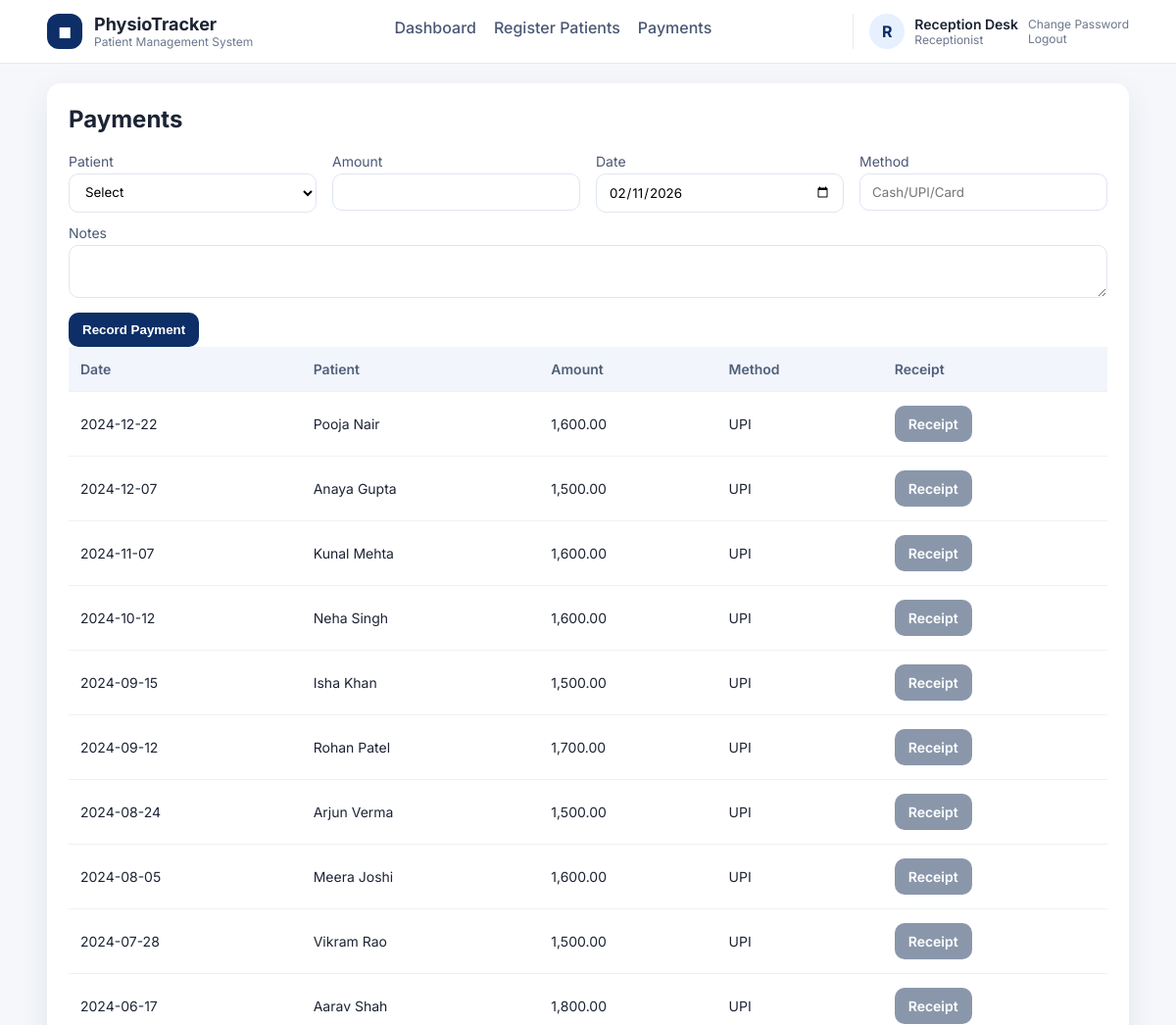
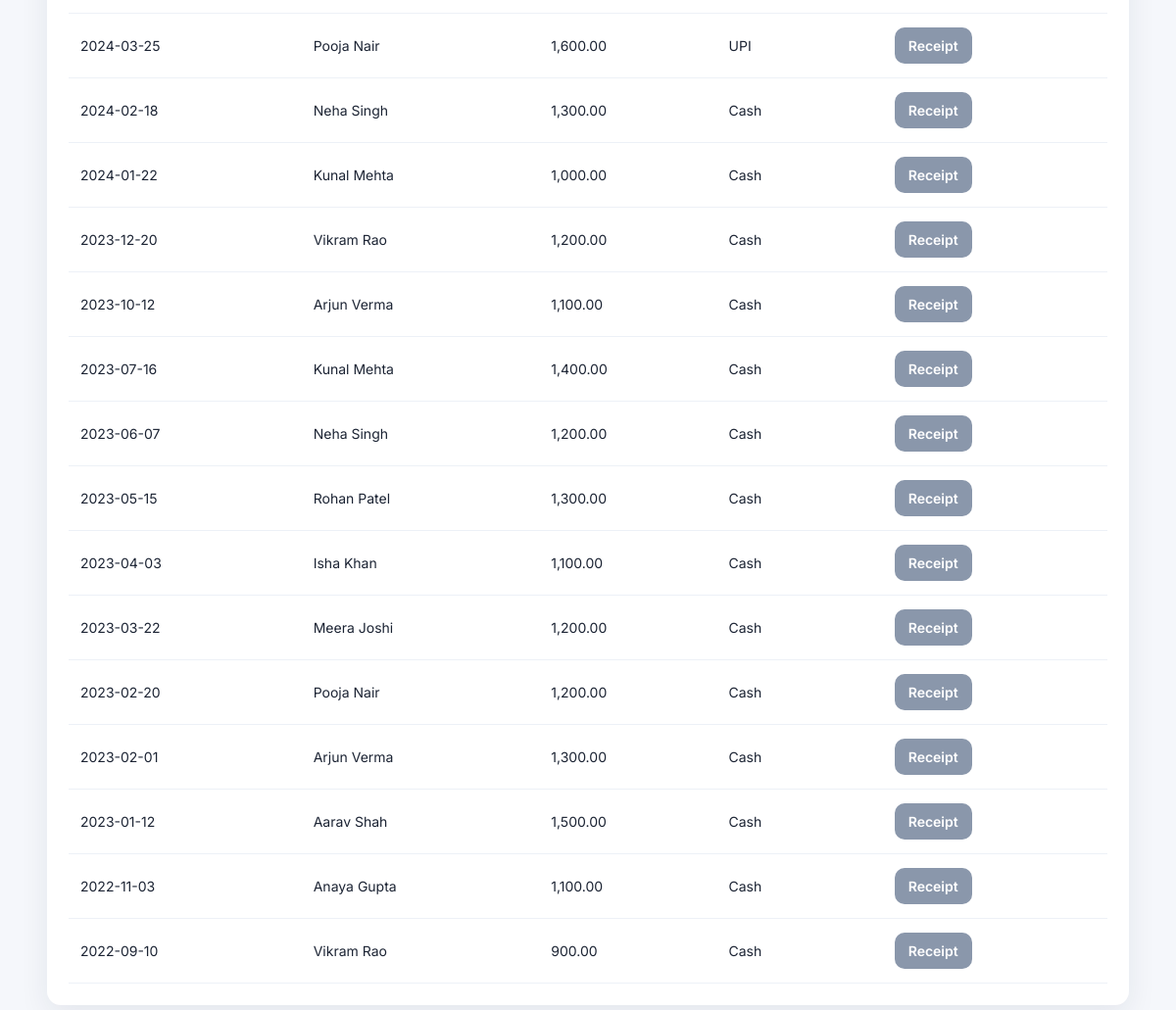
The page /receptionist/payments.php (signed in) on the database its author committed (2 pictures, top to bottom).
### tables this page shows
CREATE TABLE users (
    id INT AUTO_INCREMENT PRIMARY KEY,
    role ENUM('admin_doctor','sub_doctor','receptionist','patient') NOT NULL,
    name VARCHAR(120) NOT NULL,
    email VARCHAR(180) NOT NULL UNIQUE,
    password_hash VARCHAR(255) NOT NULL,
    security_question VARCHAR(255) NOT NULL,
    security_answer_hash VARCHAR(255) NOT NULL,
    active TINYINT(1) NOT NULL DEFAULT 1,
    can_view_reports TINYINT(1) NOT NULL DEFAULT 1,
    created_at TIMESTAMP DEFAULT CURRENT_TIMESTAMP
);

CREATE TABLE payments (
    id INT AUTO_INCREMENT PRIMARY KEY,
    patient_id INT NOT NULL,
    case_id INT NULL,
    amount DECIMAL(10,2) NOT NULL,
    payment_date DATE NOT NULL,
    method VARCHAR(50),
    notes TEXT,
    receipt_no VARCHAR(50),
    created_by INT NULL,
    created_at TIMESTAMP DEFAULT CURRENT_TIMESTAMP,
    FOREIGN KEY (patient_id) REFERENCES patients(id) ON DELETE CASCADE,
    FOREIGN KEY (case_id) REFERENCES patient_cases(id) ON DELETE SET NULL
);

CREATE TABLE patients (
    id INT AUTO_INCREMENT PRIMARY KEY,
    user_id INT NULL,
    first_name VARCHAR(80) NOT NULL,
    last_name VARCHAR(80) NOT NULL,
    age INT NULL,
    gender VARCHAR(20),
    dob DATE NULL,
    occupation VARCHAR(120),
    assessment_date DATE NULL,
    dominance VARCHAR(50),
    condition_duration VARCHAR(100),
    phone VARCHAR(40),
    address VARCHAR(255),
    emergency_contact VARCHAR(120),
    chief_complain TEXT,
    history_present_illness TEXT,
    past_medical_history TEXT,
    surgical_history TEXT,
    family_history TEXT,
    socio_economic_status TEXT,
    observation_built TEXT,
    observation_attitude_limb TEXT,
    observation_posture TEXT,
    observation_deformity TEXT,
    aids_applications TEXT,
    gait TEXT,
    palpation_tenderness TEXT,
    palpation_oedema VARCHAR(50),
    palpation_warmth TEXT,
    palpation_crepitus TEXT,
    examination_rom TEXT,
    muscle_power TEXT,
    muscle_bulk TEXT,
    ligament_instability TEXT,
    pain_type TEXT,
    pain_site TEXT,
    pain_nature TEXT,
    pain_aggravating_factor TEXT,
    pain_relieving_factor TEXT,
    pain_measurement TINYINT NULL,
    gait_assessment TEXT,
    diagnosis TEXT,
    treatment_goals TEXT,
    created_by INT NULL,
    created_at TIMESTAMP DEFAULT CURRENT_TIMESTAMP,
    FOREIGN KEY (user_id) REFERENCES users(id) ON DELETE SET NULL
);

### db.php (called while the page is built, shortened)
<?php
function db(): PDO
{
    static $pdo = null;
    if ($pdo === null) {
        $dsn = 'mysql:host=' . DB_HOST . ';dbname=' . DB_NAME . ';charset=utf8mb4';
        $pdo = new PDO($dsn, DB_USER, DB_PASS, [
            PDO::ATTR_ERRMODE => PDO::ERRMODE_EXCEPTION,
            PDO::ATTR_DEFAULT_FETCH_MODE => PDO::FETCH_ASSOC,
        ]);
    }
    return $pdo;
}

### auth.php (called while the page is built, shortened)
<?php
require_once __DIR__ . '/db.php';
require_once __DIR__ . '/helpers.php';
function current_user(): ?array
{
    $stmt = db()->prepare('SELECT * FROM users WHERE id = ?');
    $stmt->execute([$_SESSION['user_id']]);
    $user = $stmt->fetch();
    return $user ?: null;
}

### helpers.php (called while the page is built, shortened)
<?php
require_once __DIR__ . '/db.php';
function e(string $value): string
{
    return htmlspecialchars($value, ENT_QUOTES, 'UTF-8');
}
function current_date(): string
{
    return date('Y-m-d');
}
function format_money($amount): string
{
    return number_format((float) $amount, 2);
}

### receptionist/payments.php (the view, shortened to what this page needs)
<?php
require_once __DIR__ . '/../auth.php';
require_once __DIR__ . '/../helpers.php';
$pdo = db();
$payments = $pdo->query('
    SELECT pay.*, p.first_name, p.last_name
    FROM payments pay
    JOIN patients p ON p.id = pay.patient_id
    ORDER BY pay.payment_date DESC
')->fetchAll();
require __DIR__ . '/../layout/header.php';
?>
<h2>Payments</h2>
<form method="post">
    <div class="grid">
        <label>Patient
            <select name="patient_id" required>
                <option value="">Select</option>
            </select>
        </label>
        <label>Amount
            <input type="number" step="0.01" name="amount" required>
        </label>
        <label>Date
            <input type="date" name="payment_date" value="<?php echo current_date(); ?>">
        </label>
        <label>Method
            <input name="method" placeholder="Cash/UPI/Card">
        </label>
    </div>
    <label>Notes
        <textarea name="notes" rows="2"></textarea>
    </label>
    <button class="btn" type="submit">Record Payment</button>
</form>
<table>
    <thead><tr><th>Date</th><th>Patient</th><th>Amount</th><th>Method</th><th>Receipt</th></tr></thead>
    <tbody>
    <?php foreach ($payments as $pay): ?>
        <tr>
            <td><?php echo e($pay['payment_date']); ?></td>
            <td><?php echo e($pay['first_name'] . ' ' . $pay['last_name']); ?></td>
            <td><?php echo format_money($pay['amount']); ?></td>
            <td><?php echo e($pay['method']); ?></td>
            <td><a class="btn secondary" href="../receipt.php?id=<?php echo $pay['id']; ?>">Receipt</a></td>
        </tr>
    <?php endforeach; ?>
    </tbody>
</table>
<?php require __DIR__ . '/../layout/footer.php'; ?>

### layout/header.php (shortened to what this page needs)
<?php
require_once __DIR__ . '/../auth.php';
require_once __DIR__ . '/../helpers.php';
$user = current_user();
$role = $user['role'] ?? '';
$menu = [];
if ($user) {
    if ($role === 'admin_doctor') {
        $menu = [
            'Dashboard' => 'admin/dashboard.php',
            'Cases' => 'admin/cases.php',
            'Patients' => 'admin/patients.php',
            'Treatment Plans' => 'admin/treatment_plans.php',
            'Sessions' => 'admin/sessions.php',
            'Payments' => 'admin/payments.php',
            'Users' => 'admin/users.php',
            'Assignments' => 'admin/assignments.php',
        ];
        if ((int) $user['can_view_reports'] === 1) {
            $menu['Reports'] = 'admin/reports.php';
        }
    } elseif ($role === 'sub_doctor') {
        $menu = [
            'Dashboard' => 'subdoctor/dashboard.php',
            'Assigned Patients' => 'subdoctor/patients.php',
            'Session Notes' => 'subdoctor/sessions.php',
        ];
    } elseif ($role === 'receptionist') {
        $menu = [
            'Dashboard' => 'receptionist/dashboard.php',
            'Register Patients' => 'receptionist/patients.php',
            'Payments' => 'receptionist/payments.php',
        ];
    }
}
?>
<!doctype html>
<html>
<head>
    <?php $cssVersion = @filemtime(__DIR__ . '/../assets/style.css') ?: time(); ?>
    <link rel="stylesheet" href="<?php echo BASE_URL; ?>assets/style.css?v=<?php echo $cssVersion; ?>">
</head>
<body>
<header class="site-header">
    <div class="header-inner">
        <div class="brand">
            <div class="brand-mark">◼︎</div>
            <div>
                <div class="brand-title">PhysioTracker</div>
                <div class="brand-subtitle">Patient Management System</div>
            </div>
        </div>
        <nav class="main-nav">
            <?php if ($user): ?>
                <?php foreach ($menu as $label => $path): ?>
                    <a href="<?php echo BASE_URL . $path; ?>"><?php echo e($label); ?></a>
                <?php endforeach; ?>
            <?php else: ?>
                <a href="<?php echo BASE_URL; ?>login.php">Login</a>
            <?php endif; ?>
        </nav>
        <?php if ($user): ?>
            <div class="user-chip">
                <div class="user-avatar"><?php echo e(strtoupper(substr($user['name'], 0, 1))); ?></div>
                <div>
                    <div class="user-name"><?php echo e($user['name']); ?></div>
                    <div class="user-role"><?php echo e(str_replace('_', ' ', $role)); ?></div>
                </div>
                <div class="user-actions">
                    <a href="<?php echo BASE_URL; ?>change_password.php">Change Password</a>
                    <a href="<?php echo BASE_URL; ?>logout.php">Logout</a>
                </div>
            </div>
        <?php endif; ?>
    </div>
</header>
<main class="page">
    <div class="container">

### assets/style.css (style rules this page uses)
:root { --bg: #f5f7fb; --card: #ffffff; --text: #1c2434; --muted: #6b778c; --primary: #0d2e66; --primary-100: #e7f0ff; --border: #e6ebf3; --shadow: 0 10px 30px rgba(23, 36, 58, 0.08); --radius: 14px; }
* { box-sizing: border-box; }
body { font-family: "Inter", Arial, sans-serif; margin: 0; background: var(--bg); color: var(--text); }
a { color: inherit; }
.site-header { background: #ffffff; border-bottom: 1px solid var(--border); position: sticky; top: 0; z-index: 20; }
.header-inner { width: 92%; max-width: 1280px; margin: 0 auto; display: flex; align-items: center; justify-content: space-between; gap: 18px; padding: 14px 0; flex-wrap: wrap; }
.brand { display: flex; align-items: center; gap: 12px; }
.brand-mark { background: var(--primary); color: #fff; width: 36px; height: 36px; display: grid; place-items: center; border-radius: 12px; font-weight: 700; }
.brand-title { font-weight: 700; font-size: 18px; }
.brand-subtitle { font-size: 12px; color: var(--muted); }
.main-nav { display: flex; gap: 18px; flex-wrap: wrap; justify-content: center; flex: 1; }
.main-nav a { text-decoration: none; font-weight: 500; color: #4b5875; padding-bottom: 6px; border-bottom: 2px solid transparent; }
.user-chip { display: flex; align-items: center; gap: 10px; border-left: 1px solid var(--border); padding-left: 16px; }
.user-avatar { width: 36px; height: 36px; border-radius: 50%; background: var(--primary-100); display: grid; place-items: center; font-weight: 700; color: var(--primary); }
.user-name { font-weight: 600; font-size: 14px; }
.user-role { font-size: 12px; color: var(--muted); text-transform: capitalize; }
.user-actions a { display: block; font-size: 12px; color: var(--muted); text-decoration: none; }
.page { padding: 20px 0 40px; }
.container { width: 92%; max-width: 1280px; margin: 0 auto; background: var(--card); padding: 22px; border-radius: var(--radius); box-shadow: var(--shadow); }
h2 { margin-top: 0; color: var(--text); }
.grid { display: grid; grid-template-columns: repeat(1, minmax(0, 1fr)); gap: 16px; }
table { width: 100%; border-collapse: collapse; }
th, td { border-bottom: 1px solid #edf1f7; padding: 14px 12px; text-align: left; font-size: 14px; }
th { background: #f2f5fb; color: #51607a; font-weight: 600; }
.btn { display: inline-flex; align-items: center; justify-content: center; padding: 10px 14px; background: var(--primary); color: #fff; text-decoration: none; border-radius: 10px; border: 0; cursor: pointer; font-weight: 600; white-space: nowrap; }
.btn.secondary { background: #8a97ab; }
input, select, textarea { width: 100%; padding: 10px 12px; margin-top: 4px; border: 1px solid #dfe6f1; border-radius: 10px; background: #fff; font-family: inherit; }
label { display: block; margin-bottom: 12px; font-size: 14px; color: #4b5875; }
@media (min-width: 640px) { .grid { grid-template-columns: repeat(2, minmax(0, 1fr)); } }
@media (min-width: 768px) { .grid { grid-template-columns: repeat(4, minmax(0, 1fr)); } }

### rows shown on the page
users: name "R", name "Reception Desk", role "Receptionist"
payments: payment_date "2024-12-22", patient.last_name "Pooja Nair", amount "1,600.00", method "UPI"
payments: payment_date "2024-12-07", patient.last_name "Anaya Gupta", amount "1,500.00", method "UPI"
payments: payment_date "2024-11-07", patient.last_name "Kunal Mehta", amount "1,600.00", method "UPI"
payments: payment_date "2024-10-12", patient.last_name "Neha Singh", amount "1,600.00", method "UPI"
payments: payment_date "2024-09-15", patient.last_name "Isha Khan", amount "1,500.00", method "UPI"
payments: payment_date "2024-09-12", patient.last_name "Rohan Patel", amount "1,700.00", method "UPI"
payments: payment_date "2024-08-24", patient.last_name "Arjun Verma", amount "1,500.00", method "UPI"
payments: payment_date "2024-08-05", patient.last_name "Meera Joshi", amount "1,600.00", method "UPI"
payments: payment_date "2024-07-28", patient.last_name "Vikram Rao", amount "1,500.00", method "UPI"
payments: payment_date "2024-06-17", patient.last_name "Aarav Shah", amount "1,800.00", method "UPI"
payments: payment_date "2024-03-25", patient.last_name "Pooja Nair", amount "1,600.00", method "UPI"
payments: payment_date "2024-02-18", patient.last_name "Neha Singh", amount "1,300.00", method "Cash"
payments: payment_date "2024-01-22", patient.last_name "Kunal Mehta", amount "1,000.00", method "Cash"
payments: payment_date "2023-12-20", patient.last_name "Vikram Rao", amount "1,200.00", method "Cash"
payments: payment_date "2023-10-12", patient.last_name "Arjun Verma", amount "1,100.00", method "Cash"
payments: payment_date "2023-07-16", patient.last_name "Kunal Mehta", amount "1,400.00", method "Cash"
payments: payment_date "2023-06-07", patient.last_name "Neha Singh", amount "1,200.00", method "Cash"
payments: payment_date "2023-05-15", patient.last_name "Rohan Patel", amount "1,300.00", method "Cash"
payments: payment_date "2023-04-03", patient.last_name "Isha Khan", amount "1,100.00", method "Cash"
payments: payment_date "2023-03-22", patient.last_name "Meera Joshi", amount "1,200.00", method "Cash"
payments: payment_date "2023-02-20", patient.last_name "Pooja Nair", amount "1,200.00", method "Cash"
payments: payment_date "2023-02-01", patient.last_name "Arjun Verma", amount "1,300.00", method "Cash"
payments: payment_date "2023-01-12", patient.last_name "Aarav Shah", amount "1,500.00", method "Cash"
payments: payment_date "2022-11-03", patient.last_name "Anaya Gupta", amount "1,100.00", method "Cash"
payments: payment_date "2022-09-10", patient.last_name "Vikram Rao", amount "900.00", method "Cash"

### other values the page prints
$label "Dashboard"
$label "Register Patients"
$label "Payments"
